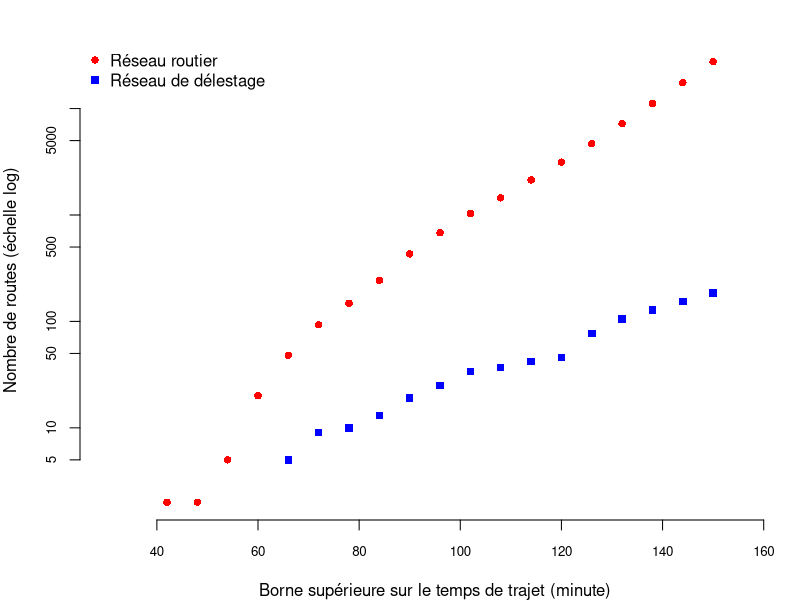

Here is the R script that generated this plot:
pdf("Pathcount.pdf", width=4, height=3.5, family="Times")
par(mar=c(4, 4, 2, 0.5))

data <- read.table("pathcount.txt", sep=",", header=T)
plot(data$cutoff*6, data$road, axes=F, log="y", xlim=c(30,160), xlab='Borne supérieure sur le temps de trajet (minute)', ylab='Nombre de routes (échelle log)', ylim=c(2,30000), col=rgb(255,0,0,254,maxColorValue=255), pch=16)
points(data$cutoff*6, data$overlay, col=rgb(0,0,255,254,maxColorValue=255), pch=15)
legend("topleft", c("Réseau routier", "Réseau de délestage"), col=c(rgb(255,0,0,254,maxColorValue=255), rgb(0,0,255,254,maxColorValue=255)), pch=c(16,15), bty="n")

axis(1, cex.axis=0.8)
axis(2, cex.axis=0.8)
